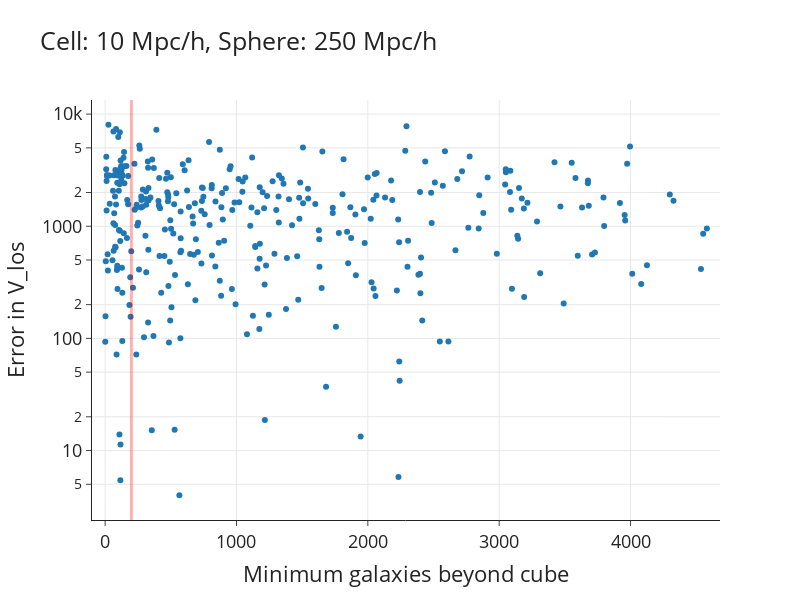

The cell this chart's notebook holds for it:
### Code cell
fig = px.scatter(x=df_clusters_est_err_sorted['min_gals_beyond_cube'], 
                 y=df_clusters_est_err_sorted['v_los_est[km/s]'],
                 labels={ "x": "Minimum galaxies beyond cube","y": "Error in V_los"},
                 log_y=True,
                 width=800,                  
                 height=600,
                 template="simple_white",   # 'ggplot2', 'seaborn', 'simple_white', 'plotly',
                                            # 'plotly_white', 'plotly_dark', 'presentation',
                                            # 'xgridoff', 'ygridoff', 'gridon', 'none'
                 range_x=[0-100, df_clusters_est_err_sorted['min_gals_beyond_cube'].max() + 100],
                 title='Cell: 10 Mpc/h, Sphere: 250 Mpc/h', 
                 
                )
fig.update_xaxes(showgrid=True)
fig.update_yaxes(showgrid=True)
fig.update_layout(font=dict(size=18))
fig.add_vline(x=200, line_width=3, line_color = 'red')
# fig.title('Cell = 10000 Mpc/h')
    
fig.show()

### Figure 1 — Plotly figure (JSON) as saved in the notebook; plotly's stock layout.template omitted (floating-point values rounded to 4 significant figures; data arrays with more than 128 entries replaced by an {"elided": "..."} marker saying what was removed)
{"data": [{"hovertemplate": "Minimum galaxies beyond cube=%{x}<br>Error in V_los=%{y}<extra></extra>", "legendgroup": "", "marker": {"color": "#1F77B4", "symbol": "circle"}, "mode": "markers", "name": "", "orientation": "v", "showlegend": false, "type": "scatter", "x": {"elided": "802 int values"}, "xaxis": "x", "y": {"elided": "802 float values"}, "yaxis": "y"}], "layout": {"font": {"size": 18}, "height": 600, "legend": {"tracegroupgap": 0}, "shapes": [{"line": {"color": "red", "width": 3}, "type": "line", "x0": 200, "x1": 200, "xref": "x", "y0": 0, "y1": 1, "yref": "y domain"}], "title": {"text": "Cell: 10 Mpc/h, Sphere: 250 Mpc/h"}, "width": 800, "xaxis": {"anchor": "y", "domain": [0, 1], "range": [-100, 4681], "showgrid": true, "title": {"text": "Minimum galaxies beyond cube"}, "type": "linear"}, "yaxis": {"anchor": "x", "autorange": true, "domain": [0, 1], "range": [0.3806, 4.126], "showgrid": true, "title": {"text": "Error in V_los"}, "type": "log"}}}
